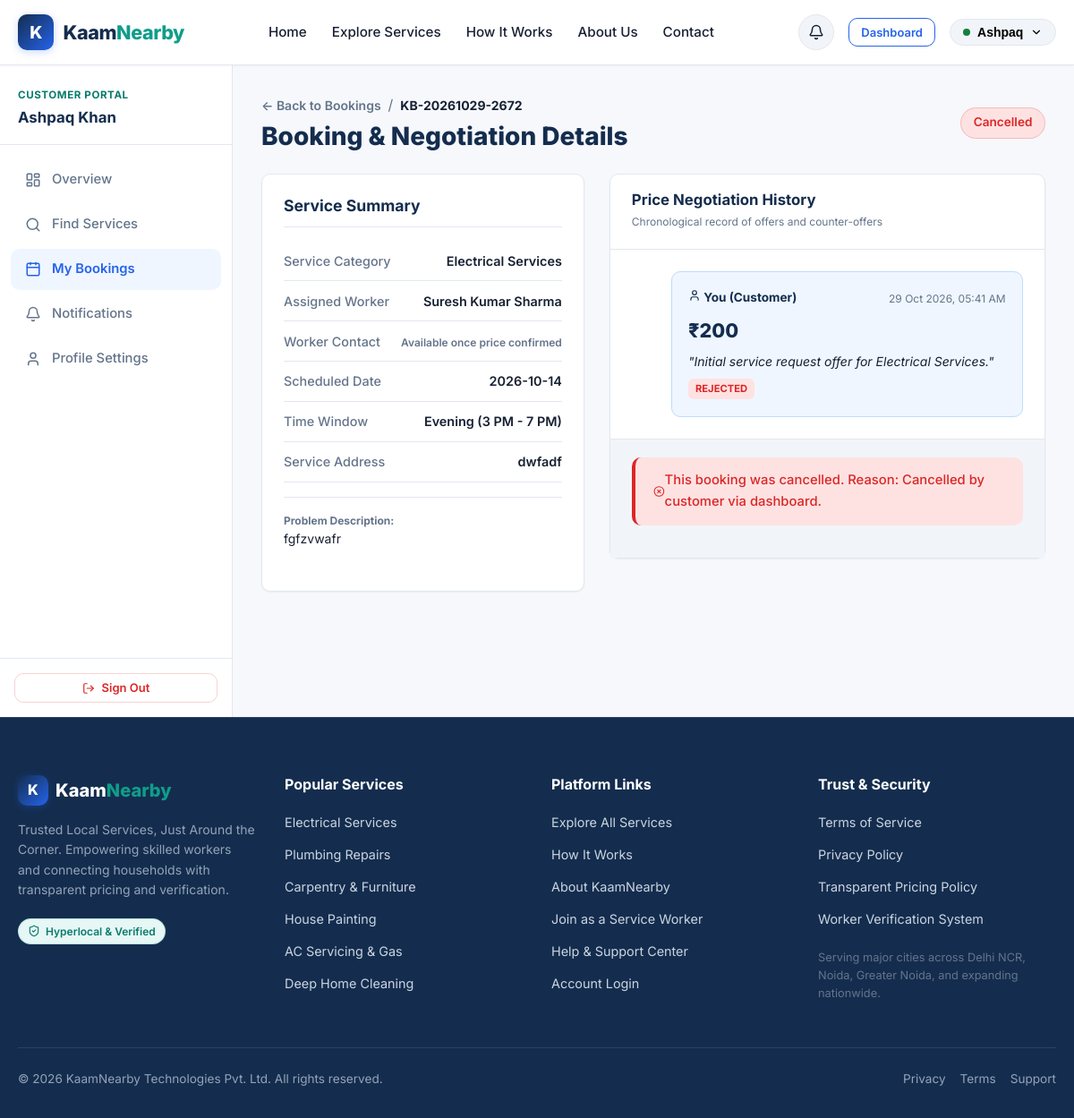
Page /customer/bookings/2 (signed in) on the committed database.
### tables this page shows
CREATE TABLE users (
    id INTEGER PRIMARY KEY AUTOINCREMENT,
    name TEXT NOT NULL,
    email TEXT UNIQUE NOT NULL,
    password_hash TEXT NOT NULL,
    role TEXT NOT NULL CHECK(role IN ('customer', 'worker', 'admin')),
    phone TEXT,
    city TEXT NOT NULL,
    is_active INTEGER DEFAULT 1,
    created_at TIMESTAMP DEFAULT CURRENT_TIMESTAMP
);

CREATE TABLE bookings (
    id INTEGER PRIMARY KEY AUTOINCREMENT,
    booking_ref TEXT UNIQUE NOT NULL,
    customer_id INTEGER NOT NULL REFERENCES users(id),
    worker_id INTEGER NOT NULL REFERENCES workers(id),
    service TEXT NOT NULL,
    service_date TEXT NOT NULL,
    service_time TEXT NOT NULL,
    address TEXT NOT NULL,
    description TEXT NOT NULL,
    initial_offer REAL NOT NULL,
    current_offer REAL NOT NULL,
    agreed_price REAL DEFAULT NULL,
    status TEXT DEFAULT 'pending' CHECK(status IN ('pending', 'countered', 'confirmed', 'in_progress', 'completed', 'cancelled', 'rejected')),
    cancelled_by INTEGER REFERENCES users(id),
    cancel_reason TEXT,
    created_at TIMESTAMP DEFAULT CURRENT_TIMESTAMP,
    updated_at TIMESTAMP DEFAULT CURRENT_TIMESTAMP
);

CREATE TABLE offers (
    id INTEGER PRIMARY KEY AUTOINCREMENT,
    booking_id INTEGER NOT NULL REFERENCES bookings(id) ON DELETE CASCADE,
    sender_id INTEGER NOT NULL REFERENCES users(id),
    amount REAL NOT NULL,
    note TEXT,
    status TEXT DEFAULT 'pending' CHECK(status IN ('pending', 'accepted', 'rejected', 'superseded')),
    created_at TIMESTAMP DEFAULT CURRENT_TIMESTAMP
);

### app.py (the view)
    @app.route('/customer/bookings/<int:booking_id>')
    @customer_required
    def customer_booking_detail(booking_id):
        user = get_current_user()
        db = get_db()
        booking = db.execute("""
            SELECT b.*, w.category, w.starting_price, w.user_id as worker_user_id,
                   u.name as worker_name, u.phone as worker_phone, u.email as worker_email, u.city as worker_city
            FROM bookings b
            JOIN workers w ON b.worker_id = w.id
            JOIN users u ON w.user_id = u.id
            WHERE b.id = ? AND b.customer_id = ?
        """, (booking_id, user['id'])).fetchone()
        if not booking:
            abort(404, description="Booking not found or access denied.")
        offers = db.execute("""
            SELECT o.*, u.name as sender_name, u.role as sender_role
            FROM offers o
            JOIN users u ON o.sender_id = u.id
            WHERE o.booking_id = ?
            ORDER BY o.created_at ASC, o.id ASC
        """, (booking_id,)).fetchall()
        latest_offer = offers[-1] if offers else None
        review = db.execute("SELECT * FROM reviews WHERE booking_id = ?", (booking_id,)).fetchone()
        return render_template(
            'customer/booking_detail.html',
            booking=booking,
            offers=offers,
            latest_offer=latest_offer,
            review=review
        )

### templates/customer/booking_detail.html (shortened to what this page needs)
{% extends 'base.html' %}
{% block content %}
<div class="dashboard-layout">
  {% include 'partials/sidebar.html' %}
  <div class="dashboard-content">
    <div class="flex items-center justify-between mb-6 flex-wrap gap-3">
      <div>
        <div class="flex items-center gap-2">
          <a href="{{ url_for('customer_bookings') }}" class="text-sm font-semibold text-muted">&larr; Back to Bookings</a>
          <span class="text-muted">/</span>
          <span class="text-sm font-bold">{{ booking.booking_ref }}</span>
        </div>
        <h1 class="dashboard-title mt-1">Booking & Negotiation Details</h1>
      </div>
      <div class="flex items-center gap-2">
        <span class="badge badge-{{ booking.status }}" style="font-size: 0.85rem; padding: 0.35rem 0.85rem;">
          {{ booking.status|replace('_', ' ') }}
        </span>
      </div>
    </div>
    <div class="negotiation-container">
      <div>
        <div class="booking-summary-card mb-6">
          <h3 class="card-title mb-4" style="border-bottom: 1px solid var(--border-color); padding-bottom: 0.75rem;">
            Service Summary
          </h3>
          <div class="booking-info-row">
            <span class="booking-info-label">Service Category</span>
            <span class="booking-info-val">{{ booking.service }}</span>
          </div>
          <div class="booking-info-row">
            <span class="booking-info-label">Assigned Worker</span>
            <span class="booking-info-val">{{ booking.worker_name }}</span>
          </div>
          <div class="booking-info-row">
            <span class="booking-info-label">Worker Contact</span>
            <span class="booking-info-val">
              {% if booking.status in ('confirmed', 'in_progress', 'completed') %}
                <strong>{{ booking.worker_phone or 'Not provided' }}</strong>
              {% else %}
                <span class="text-muted text-xs">Available once price confirmed</span>
              {% endif %}
            </span>
          </div>
          <div class="booking-info-row">
            <span class="booking-info-label">Scheduled Date</span>
            <span class="booking-info-val">{{ booking.service_date }}</span>
          </div>
          <div class="booking-info-row">
            <span class="booking-info-label">Time Window</span>
            <span class="booking-info-val">{{ booking.service_time }}</span>
          </div>
          <div class="booking-info-row">
            <span class="booking-info-label">Service Address</span>
            <span class="booking-info-val" style="max-width: 200px;">{{ booking.address }}</span>
          </div>
          <div style="margin-top: 1rem; padding-top: 1rem; border-top: 1px solid var(--border-color);">
            <div class="text-xs text-muted font-bold uppercase mb-1">Problem Description:</div>
            <p class="text-sm text-main" style="line-height: 1.5;">{{ booking.description }}</p>
          </div>
        </div>
      </div>
      <div class="negotiation-feed">
        <div class="feed-header">
          <div>
            <h3 class="feed-title">Price Negotiation History</h3>
            <span class="text-xs text-muted">Chronological record of offers and counter-offers</span>
          </div>
        </div>
        <div class="feed-history">
          {% for o in offers %}
            {% set is_me = (o.sender_id == current_user.id) %}
            <div class="offer-card {{ 'my-offer' if is_me else 'other-offer' }} {{ 'accepted-offer' if o.status == 'accepted' else '' }}">
              <div class="offer-card-header">
                <span class="offer-sender">
                  {% if is_me %}
                    <i data-lucide="user" style="width: 14px; height: 14px; display:inline;"></i> You (Customer)
                  {% else %}
                    <i data-lucide="hard-hat" style="width: 14px; height: 14px; display:inline;"></i> {{ o.sender_name }} (Worker)
                  {% endif %}
                </span>
                <span class="offer-time">{{ o.created_at|format_date }}</span>
              </div>
              <div class="offer-amount-badge">{{ o.amount|currency }}</div>
              {% if o.note %}
                <div class="offer-note">"{{ o.note }}"</div>
              {% endif %}
              <div>
                <span class="offer-status-tag status-{{ o.status }}">{{ o.status }}</span>
              </div>
            </div>
          {% endfor %}
        </div>
        <div class="offer-action-box">
          {% if booking.status in ('pending', 'countered') %}
            {% if latest_offer and latest_offer.sender_id != current_user.id %}
              <div class="action-decision-row">
                <form action="{{ url_for('customer_accept_offer', booking_id=booking.id) }}" method="POST" style="flex: 1;" data-confirm="Confirm acceptance of worker's offer of {{ latest_offer.amount|currency }}? This will lock the price and confirm the booking.">
                  <input type="hidden" name="csrf_token" value="{{ csrf_token }}">
                  <button type="submit" class="btn btn-success btn-block btn-lg">
                    <i data-lucide="check" style="width: 18px; height: 18px;"></i> Accept {{ latest_offer.amount|currency }}
                  </button>
                </form>
                <button type="button" class="btn btn-outline-primary btn-lg" id="toggleCounterBtn" style="flex: 1;">
                  Make Counter-Offer
                </button>
              </div>
              <div class="counter-form-card" id="counterOfferBox" style="display: none;">
                <h4 class="font-bold text-sm mb-3">Submit Your Counter-Offer</h4>
                <form action="{{ url_for('customer_submit_offer', booking_id=booking.id) }}" method="POST">
                  <input type="hidden" name="csrf_token" value="{{ csrf_token }}">
                  <div class="form-group">
                    <label for="amount">Counter Amount (₹) *</label>
                    <input type="number" id="amount" name="amount" class="form-control" min="50" step="10" placeholder="e.g. 450" required>
                  </div>
                  <div class="form-group">
                    <label for="note">Optional Note to Worker</label>
                    <input type="text" id="note" name="note" class="form-control" placeholder="e.g. I already have replacement switches on site.">
                  </div>
                  <button type="submit" class="btn btn-primary btn-block">
                    Send Counter-Offer
                  </button>
                </form>
              </div>
            {% else %}
              <div class="alert alert-info mb-0">
                <i data-lucide="clock" style="width: 18px; height: 18px;"></i>
                <span>Your offer of <strong>{{ latest_offer.amount|currency }}</strong> was delivered to {{ booking.worker_name }}. Awaiting the worker's decision or counter-offer.</span>
              </div>
            {% endif %}
          {% elif booking.status == 'confirmed' %}
            <div class="alert alert-success mb-0">
              <i data-lucide="check-circle" style="width: 18px; height: 18px;"></i>
              <span>Booking is Confirmed at <strong>{{ booking.agreed_price|currency }}</strong>. The worker will arrive on schedule.</span>
            </div>
          {% elif booking.status == 'in_progress' %}
            <div class="alert alert-info mb-0">
              <i data-lucide="tool" style="width: 18px; height: 18px;"></i>
              <span>Work is currently In Progress. Once completed, confirm the job completion above.</span>
            </div>
          {% elif booking.status == 'completed' %}
            <div class="alert alert-success mb-0">
              <i data-lucide="award" style="width: 18px; height: 18px;"></i>
              <span>Service completed successfully. Final agreed amount paid: <strong>{{ booking.agreed_price|currency }}</strong>.</span>
            </div>
          {% elif booking.status in ('cancelled', 'rejected') %}
            <div class="alert alert-error mb-0">
              <i data-lucide="x-circle" style="width: 18px; height: 18px;"></i>
              <span>This booking was {{ booking.status }}. Reason: {{ booking.cancel_reason or 'No reason provided.' }}</span>
            </div>
          {% endif %}
        </div>
      </div>
    </div>
  </div>
</div>
{% endblock %}

### templates/partials/navbar.html (shortened to what this page needs)
<nav class="navbar">
  <div class="container nav-container">
    <a href="{{ url_for('index') }}" class="brand-logo">
      <div class="brand-icon-box">K</div>
      <span>Kaam<span class="accent">Nearby</span></span>
    </a>
    <ul class="nav-links" id="navLinks">
      <li><a href="{{ url_for('index') }}" class="{{ 'active' if request.endpoint == 'index' else '' }}">Home</a></li>
      <li><a href="{{ url_for('services') }}" class="{{ 'active' if request.endpoint == 'services' else '' }}">Explore Services</a></li>
      <li><a href="{{ url_for('how_it_works') }}" class="{{ 'active' if request.endpoint == 'how_it_works' else '' }}">How It Works</a></li>
      <li><a href="{{ url_for('about') }}" class="{{ 'active' if request.endpoint == 'about' else '' }}">About Us</a></li>
      <li><a href="{{ url_for('contact') }}" class="{{ 'active' if request.endpoint == 'contact' else '' }}">Contact</a></li>
    </ul>
    <div class="nav-actions">
      {% if current_user %}
        <a href="{{ url_for('notifications') }}" class="notif-btn" title="Notifications">
          <i data-lucide="bell" style="width: 18px; height: 18px;"></i>
        </a>
        {% if current_user.role == 'customer' %}
          <a href="{{ url_for('customer_dashboard') }}" class="btn btn-outline-primary btn-sm">Dashboard</a>
        {% elif current_user.role == 'worker' %}
          <a href="{{ url_for('worker_dashboard') }}" class="btn btn-teal btn-sm">Worker Hub</a>
        {% elif current_user.role == 'admin' %}
          <a href="{{ url_for('admin_dashboard') }}" class="btn btn-navy btn-sm">Admin Panel</a>
        {% endif %}
        <div class="user-dropdown">
          <button class="dropdown-trigger" id="userDropdownTrigger" type="button">
            <span style="display:inline-block; width:8px; height:8px; border-radius:50%; background:var(--color-success);"></span>
            <span>{{ current_user.name.split(' ')[0] }}</span>
            <i data-lucide="chevron-down" style="width: 14px; height: 14px;"></i>
          </button>
        </div>
      {% else %}
        <a href="{{ url_for('login') }}" class="btn btn-outline btn-sm">Log In</a>
        <a href="{{ url_for('register') }}" class="btn btn-primary btn-sm">Get Started</a>
      {% endif %}
    </div>
  </div>
</nav>

### templates/partials/sidebar.html (shortened to what this page needs)
<aside class="sidebar">
  <div>
    <div class="sidebar-header">
      <div class="sidebar-user-role">
        {% if current_user.role == 'customer' %}
          Customer Portal
        {% elif current_user.role == 'worker' %}
          Worker Hub
        {% elif current_user.role == 'admin' %}
          Super Admin
        {% endif %}
      </div>
      <div class="sidebar-user-name">{{ current_user.name }}</div>
    </div>
    <ul class="sidebar-nav">
      {% if current_user.role == 'customer' %}
        <li>
          <a href="{{ url_for('customer_dashboard') }}" class="{{ 'active' if request.endpoint == 'customer_dashboard' else '' }}">
            <i data-lucide="layout-dashboard"></i> Overview
          </a>
        </li>
        <li>
          <a href="{{ url_for('services') }}">
            <i data-lucide="search"></i> Find Services
          </a>
        </li>
        <li>
          <a href="{{ url_for('customer_bookings') }}" class="{{ 'active' if request.endpoint in ('customer_bookings', 'customer_booking_detail') else '' }}">
            <i data-lucide="calendar"></i> My Bookings
          </a>
        </li>
        <li>
          <a href="{{ url_for('notifications') }}" class="{{ 'active' if request.endpoint == 'notifications' else '' }}">
            <i data-lucide="bell"></i> Notifications
          </a>
        </li>
        <li>
          <a href="{{ url_for('customer_profile') }}" class="{{ 'active' if request.endpoint == 'customer_profile' else '' }}">
            <i data-lucide="user"></i> Profile Settings
          </a>
        </li>
      {% endif %}
    </ul>
  </div>
  <div class="sidebar-footer">
    <a href="{{ url_for('logout') }}" class="btn btn-outline btn-sm btn-block" style="color:var(--color-error); border-color:rgba(220,38,38,0.2);">
      <i data-lucide="log-out" style="width:14px; height:14px;"></i> Sign Out
    </a>
  </div>
</aside>

### rows in the picture
users: name "Ashpaq", name "Ashpaq Khan"
bookings: booking_ref "KB-20261029-2672", status "Cancelled", service "Electrical Services", service_date "2026-10-14", service_time "Evening (3 PM - 7 PM)", address "dwfadf", description "fgfzvwafr", status "cancelled", cancel_reason "Cancelled by customer via dashboard."
users: worker_name "Suresh Kumar Sharma"
offers: created_at "29 Oct 2026, 05:41 AM", amount "₹200", note "Initial service request offer for Electrical Services.", status "REJECTED"
